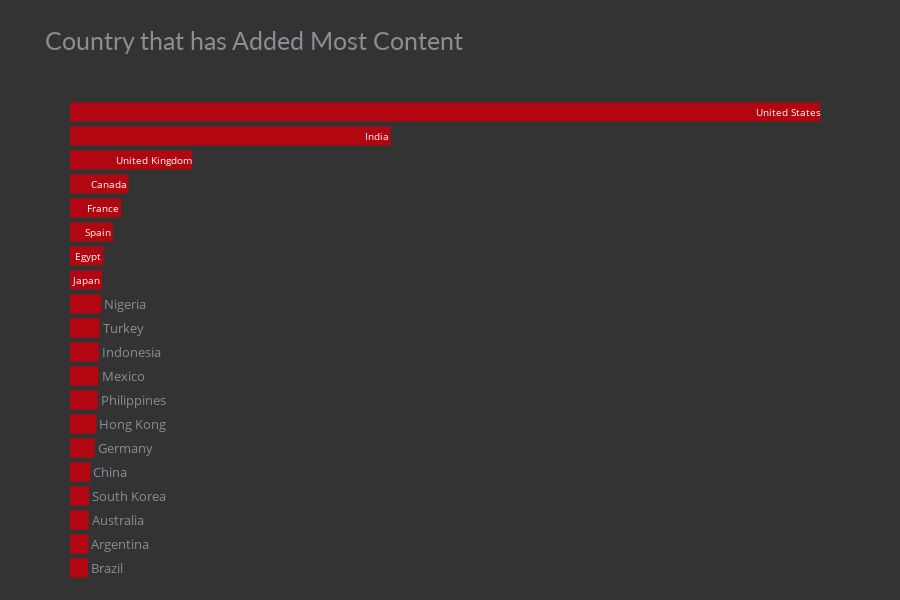

Notebook source saved alongside this figure:
### Code cell
df_ctry = pd.DataFrame(df.country.value_counts()).reset_index()

fig_bars_ctry = px.bar(df_ctry[:20], x='country', y='index', text='index',
                    title='Country that has Added Most Content',
                    color_discrete_sequence=['#b20710'])
fig_bars_ctry.update_traces(hovertemplate=None, marker=dict(line=dict(width=0)))
fig_bars_ctry.update_xaxes(visible=False)
fig_bars_ctry.update_yaxes(visible=False, categoryorder='total ascending')
fig_bars_ctry.update_layout(height=600,
                            margin=dict(t=100, b=20, l=70, r=40),
                            hovermode='y unified',
                            plot_bgcolor='#333', paper_bgcolor='#333',
                            title_font=dict(size=25, color='#8a8d93', family='Lato, sans-serif'),
                            font=dict(color='#8a8d93', size=13))

### Figure 1 — Plotly figure (JSON) as saved in the notebook; plotly's stock layout.template omitted (floating-point values rounded to 4 significant figures)
{"data": [{"alignmentgroup": "True", "legendgroup": "", "marker": {"color": "#b20710", "line": {"width": 0}, "pattern": {"shape": ""}}, "name": "", "offsetgroup": "", "orientation": "h", "showlegend": false, "text": ["United States", "India", "United Kingdom", "Canada", "France", "Spain", "Egypt", "Japan", "Nigeria", "Turkey", "Indonesia", "Mexico", "Philippines", "Hong Kong", "Germany", "China", "South Korea", "Australia", "Argentina", "Brazil"], "textposition": "auto", "type": "bar", "x": [2130, 910, 347, 166, 145, 122, 95, 91, 89, 84, 82, 81, 79, 75, 70, 58, 54, 53, 52, 51], "xaxis": "x", "y": ["United States", "India", "United Kingdom", "Canada", "France", "Spain", "Egypt", "Japan", "Nigeria", "Turkey", "Indonesia", "Mexico", "Philippines", "Hong Kong", "Germany", "China", "South Korea", "Australia", "Argentina", "Brazil"], "yaxis": "y"}], "layout": {"barmode": "relative", "font": {"color": "#8a8d93", "size": 13}, "height": 600, "hovermode": "y unified", "legend": {"tracegroupgap": 0}, "margin": {"b": 20, "l": 70, "r": 40, "t": 100}, "paper_bgcolor": "#333", "plot_bgcolor": "#333", "title": {"font": {"color": "#8a8d93", "family": "Lato, sans-serif", "size": 25}, "text": "Country that has Added Most Content"}, "xaxis": {"anchor": "y", "domain": [0, 1], "title": {"text": "country"}, "visible": false}, "yaxis": {"anchor": "x", "categoryorder": "total ascending", "domain": [0, 1], "title": {"text": "index"}, "visible": false}}}
